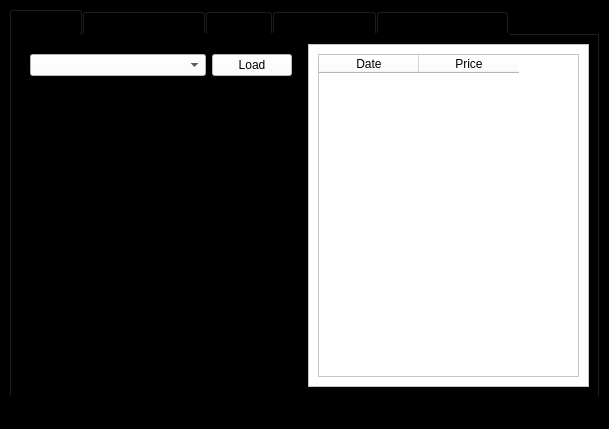
<?xml version="1.0" encoding="UTF-8"?>
<ui version="4.0">
 <class>MainWindow</class>
 <widget class="QMainWindow" name="MainWindow">
  <property name="geometry">
   <rect>
    <x>0</x>
    <y>0</y>
    <width>609</width>
    <height>429</height>
   </rect>
  </property>
  <property name="windowTitle">
   <string>MainWindow</string>
  </property>
  <property name="styleSheet">
   <string notr="true">background-color: rgb(0, 0, 0);
QComboBox::drop-down 
    border-color: transparent;</string>
  </property>
  <widget class="QWidget" name="centralwidget">
   <property name="minimumSize">
    <size>
     <width>609</width>
     <height>378</height>
    </size>
   </property>
   <layout class="QHBoxLayout" name="horizontalLayout">
    <item>
     <widget class="QTabWidget" name="tabWidget">
      <property name="currentIndex">
       <number>0</number>
      </property>
      <widget class="QWidget" name="ByStock">
       <attribute name="title">
        <string>By Stock</string>
       </attribute>
       <layout class="QHBoxLayout" name="horizontalLayout_2">
        <item>
         <widget class="QFrame" name="frame">
          <property name="frameShape">
           <enum>QFrame::StyledPanel</enum>
          </property>
          <property name="frameShadow">
           <enum>QFrame::Raised</enum>
          </property>
          <layout class="QGridLayout" name="gridLayout">
           <item row="0" column="1">
            <widget class="QPushButton" name="TableLoadS">
             <property name="styleSheet">
              <string notr="true">background-color: rgb(255, 255, 255);</string>
             </property>
             <property name="text">
              <string>Load</string>
             </property>
            </widget>
           </item>
           <item row="0" column="0">
            <widget class="QComboBox" name="ByStockDD">
             <property name="sizePolicy">
              <sizepolicy hsizetype="Expanding" vsizetype="Fixed">
               <horstretch>0</horstretch>
               <verstretch>0</verstretch>
              </sizepolicy>
             </property>
             <property name="styleSheet">
              <string notr="true">background-color: rgb(255, 255, 255);
</string>
             </property>
            </widget>
           </item>
           <item row="1" column="0">
            <spacer name="verticalSpacer">
             <property name="orientation">
              <enum>Qt::Vertical</enum>
             </property>
             <property name="sizeHint" stdset="0">
              <size>
               <width>20</width>
               <height>40</height>
              </size>
             </property>
            </spacer>
           </item>
          </layout>
         </widget>
        </item>
        <item>
         <widget class="QScrollArea" name="scrollArea">
          <property name="styleSheet">
           <string notr="true">background-color: rgb(255, 255, 255);</string>
          </property>
          <property name="widgetResizable">
           <bool>true</bool>
          </property>
          <widget class="QWidget" name="scrollAreaWidgetContents">
           <property name="geometry">
            <rect>
             <x>0</x>
             <y>0</y>
             <width>279</width>
             <height>342</height>
            </rect>
           </property>
           <layout class="QGridLayout" name="gridLayout_2">
            <item row="0" column="0">
             <widget class="QTableWidget" name="TableByStock">
              <column>
               <property name="text">
                <string>Date</string>
               </property>
              </column>
              <column>
               <property name="text">
                <string>Price</string>
               </property>
              </column>
             </widget>
            </item>
           </layout>
          </widget>
         </widget>
        </item>
       </layout>
      </widget>
      <widget class="QWidget" name="GraphByStock">
       <attribute name="title">
        <string>Graphed By Stock</string>
       </attribute>
       <layout class="QVBoxLayout" name="verticalLayout_2">
        <item>
         <widget class="QFrame" name="frame_4">
          <property name="frameShape">
           <enum>QFrame::StyledPanel</enum>
          </property>
          <property name="frameShadow">
           <enum>QFrame::Raised</enum>
          </property>
          <layout class="QHBoxLayout" name="horizontalLayout_5">
           <item>
            <widget class="QComboBox" name="ByStockDDG">
             <property name="styleSheet">
              <string notr="true">background-color: rgb(255, 255, 255);</string>
             </property>
            </widget>
           </item>
           <item>
            <widget class="QPushButton" name="GraphLoadS">
             <property name="styleSheet">
              <string notr="true">background-color: rgb(255, 255, 255);</string>
             </property>
             <property name="text">
              <string>Load</string>
             </property>
            </widget>
           </item>
          </layout>
         </widget>
        </item>
        <item>
         <widget class="QChartView" name="ByStockGraph"/>
        </item>
       </layout>
      </widget>
      <widget class="QWidget" name="ByDate">
       <attribute name="title">
        <string>By Date</string>
       </attribute>
       <layout class="QHBoxLayout" name="horizontalLayout_3">
        <item>
         <widget class="QFrame" name="frame_2">
          <property name="frameShape">
           <enum>QFrame::StyledPanel</enum>
          </property>
          <property name="frameShadow">
           <enum>QFrame::Raised</enum>
          </property>
          <layout class="QGridLayout" name="gridLayout_3">
           <item row="0" column="1">
            <widget class="QPushButton" name="TableLoadD">
             <property name="styleSheet">
              <string notr="true">background-color: rgb(255, 255, 255);</string>
             </property>
             <property name="text">
              <string>Load</string>
             </property>
            </widget>
           </item>
           <item row="1" column="0">
            <spacer name="verticalSpacer_2">
             <property name="orientation">
              <enum>Qt::Vertical</enum>
             </property>
             <property name="sizeHint" stdset="0">
              <size>
               <width>20</width>
               <height>40</height>
              </size>
             </property>
            </spacer>
           </item>
           <item row="0" column="0">
            <widget class="QComboBox" name="ByDateDD">
             <property name="sizePolicy">
              <sizepolicy hsizetype="Expanding" vsizetype="Fixed">
               <horstretch>0</horstretch>
               <verstretch>0</verstretch>
              </sizepolicy>
             </property>
             <property name="styleSheet">
              <string notr="true">background-color: rgb(255, 255, 255);</string>
             </property>
            </widget>
           </item>
          </layout>
         </widget>
        </item>
        <item>
         <widget class="QScrollArea" name="scrollArea_2">
          <property name="styleSheet">
           <string notr="true">background-color: rgb(255, 255, 255);</string>
          </property>
          <property name="widgetResizable">
           <bool>true</bool>
          </property>
          <widget class="QWidget" name="scrollAreaWidgetContents_2">
           <property name="geometry">
            <rect>
             <x>0</x>
             <y>0</y>
             <width>279</width>
             <height>342</height>
            </rect>
           </property>
           <layout class="QGridLayout" name="gridLayout_4">
            <item row="0" column="0">
             <widget class="QTableWidget" name="TableByDate">
              <column>
               <property name="text">
                <string>Name</string>
               </property>
              </column>
              <column>
               <property name="text">
                <string>Price</string>
               </property>
              </column>
             </widget>
            </item>
           </layout>
          </widget>
         </widget>
        </item>
       </layout>
      </widget>
      <widget class="QWidget" name="GraphByDate">
       <attribute name="title">
        <string>Graph By Date</string>
       </attribute>
       <layout class="QVBoxLayout" name="verticalLayout_3">
        <item>
         <widget class="QFrame" name="frame_5">
          <property name="frameShape">
           <enum>QFrame::StyledPanel</enum>
          </property>
          <property name="frameShadow">
           <enum>QFrame::Raised</enum>
          </property>
          <layout class="QHBoxLayout" name="horizontalLayout_6">
           <item>
            <widget class="QComboBox" name="ByDateDDG">
             <property name="styleSheet">
              <string notr="true">background-color: rgb(255, 255, 255);</string>
             </property>
            </widget>
           </item>
           <item>
            <widget class="QPushButton" name="GraphLoadD">
             <property name="styleSheet">
              <string notr="true">background-color: rgb(255, 255, 255);</string>
             </property>
             <property name="text">
              <string>Load</string>
             </property>
            </widget>
           </item>
          </layout>
         </widget>
        </item>
        <item>
         <widget class="QChartView" name="ByDateGraph"/>
        </item>
       </layout>
      </widget>
      <widget class="QWidget" name="AveagePriceChart">
       <attribute name="title">
        <string>Average Price Chart</string>
       </attribute>
       <layout class="QVBoxLayout" name="verticalLayout">
        <item>
         <widget class="QFrame" name="frame_3">
          <property name="frameShape">
           <enum>QFrame::StyledPanel</enum>
          </property>
          <property name="frameShadow">
           <enum>QFrame::Raised</enum>
          </property>
          <layout class="QHBoxLayout" name="horizontalLayout_4">
           <item>
            <widget class="QComboBox" name="NumStockDD">
             <property name="styleSheet">
              <string notr="true">background-color: rgb(255, 255, 255);</string>
             </property>
             <item>
              <property name="text">
               <string>25</string>
              </property>
             </item>
             <item>
              <property name="text">
               <string>50</string>
              </property>
             </item>
             <item>
              <property name="text">
               <string>100</string>
              </property>
             </item>
             <item>
              <property name="text">
               <string>200</string>
              </property>
             </item>
             <item>
              <property name="text">
               <string>250</string>
              </property>
             </item>
             <item>
              <property name="text">
               <string>505</string>
              </property>
             </item>
            </widget>
           </item>
           <item>
            <widget class="QPushButton" name="LoadAscending">
             <property name="styleSheet">
              <string notr="true">background-color: rgb(255, 255, 255);</string>
             </property>
             <property name="text">
              <string>Load Ascending</string>
             </property>
            </widget>
           </item>
           <item>
            <widget class="QPushButton" name="LoadDescending">
             <property name="styleSheet">
              <string notr="true">background-color: rgb(255, 255, 255);</string>
             </property>
             <property name="text">
              <string>Load Descending</string>
             </property>
            </widget>
           </item>
          </layout>
         </widget>
        </item>
        <item>
         <widget class="QChartView" name="AvgGraph"/>
        </item>
       </layout>
      </widget>
     </widget>
    </item>
   </layout>
  </widget>
  <widget class="QStatusBar" name="statusbar"/>
  <action name="actionUsing_Stocks">
   <property name="checkable">
    <bool>true</bool>
   </property>
   <property name="text">
    <string>Using Stocks</string>
   </property>
  </action>
  <action name="actionUsing_Date">
   <property name="checkable">
    <bool>true</bool>
   </property>
   <property name="text">
    <string>Using Date</string>
   </property>
  </action>
  <action name="actionCharts">
   <property name="checkable">
    <bool>true</bool>
   </property>
   <property name="text">
    <string>Charts</string>
   </property>
  </action>
 </widget>
 <customwidgets>
  <customwidget>
   <class>QChartView</class>
   <extends>QGraphicsView</extends>
   <header>QtCharts</header>
  </customwidget>
 </customwidgets>
 <resources/>
 <connections/>
</ui>
